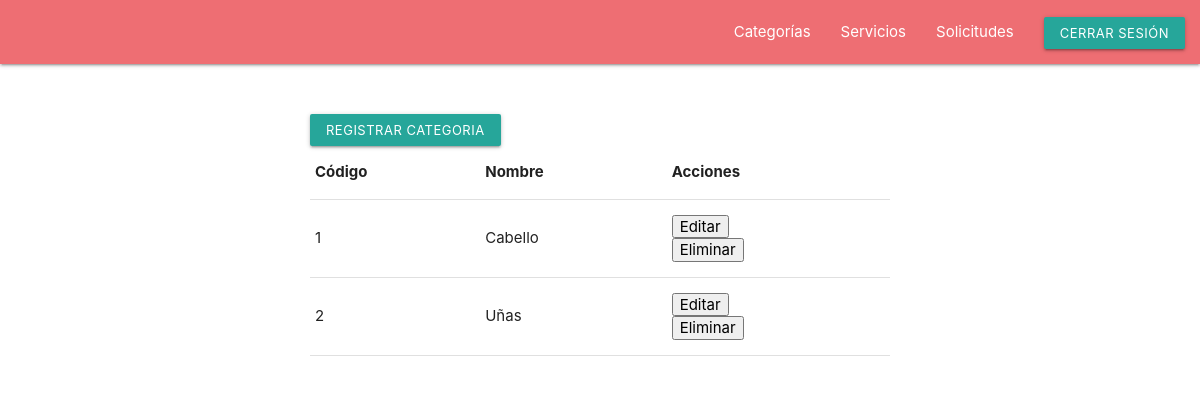
/Index.php?c=Categoria (signed in), run on the app's committed database.
### tables this page shows
CREATE TABLE `categorias` (
  `categoria_id` int(11) NOT NULL,
  `nombre` varchar(20) NOT NULL
);

### controlador/CategoriaControlador.php (called while the page is built, shortened)
<?php
require_once('modelo/CrudCategoria.php');
class CategoriaControlador{
    public function index(){
        require_once('vista/ListarCategoria.php');
    }
    public function listarCategorias(){
        $crudCategoria = new Crudcategoria();
        return $crudCategoria->listarCategorias();
    }
}
?>

### modelo/CrudCategoria.php (called while the page is built, shortened)
<?php
class CrudCategoria {
    public function listarCategorias(){
        $Db = Db:: Conectar();
        $sql = $Db->query('SELECT * FROM categorias');
        $sql->execute();
        return $sql->fetchAll();
    }
}

### vista/ListarCategoria.php (the view, shortened to what this page needs)
<?php
require_once('controlador/CategoriaControlador.php');
$controladorPedido = new CategoriaControlador();
$listaCategoria = $controladorPedido->listarCategorias();
?>
<div class="container">
    <div class="row">
        <a class="waves-effect waves-light btn-small" href="Index.php?c=Categoria&accion=registrar">Registrar Categoria</a>
        <table class="highlight">
            <thead>
                <tr>
                    <th>Código</th>
                    <th>Nombre</th>
                    <th>Acciones</th>
                </tr>
            </thead>
            <tbody>
                <?php
                foreach ($listaCategoria as $categoria) {
                ?>
                    <tr>
                        <td>
                            <?php echo $categoria['categoria_id']; ?>
                        </td>
                        <td>
                            <?php echo $categoria['nombre']; ?>
                        </td>
                        <td>
                            <form name="frmEditar" id="frmEditar" action="Index.php?c=Categoria&accion=editar" method="POST">
                                <button type="submit">Editar</button>
                            </form>
                            <form name="frmEliminar" id="frmEliminar<?php echo $categoria['categoria_id'] ?>" action="Index.php?c=Categoria&accion=eliminar" method="POST">
                                <button type="submit" onclick="eliminarCategoria(<?php echo $categoria['categoria_id']; ?>)">Eliminar</button>
                            </form>
                        </td>
                    </tr>
                <?php
                }
                ?>
            </tbody>
        </table>
    </div>
</div>

### css/style.css (style rules this page uses)
.container { margin-top: 40px; margin-bottom: 40px; background: #FFFFFF; width: 50%; align-items:center; justify-content: center; padding:10px 10px 10px 10px; border-radius: 10px; }

### data on the page
categorias: categoria_id "1", nombre "Cabello"
categorias: categoria_id "2", nombre "Uñas"
